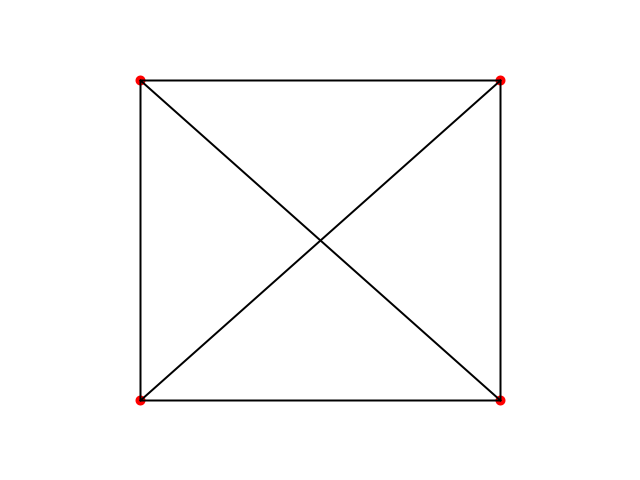
Frame 1 (no input)
Frame 60 (the mouse pressed at the canvas centre just before this capture): identical to frame 1, image omitted
Frame 120 (the mouse held since frame 60 and released just before this capture): identical to frame 1, image omitted

The Processing sketch that drew this single still picture (run headless with seeded random() and noise(); from frame 60 on, the mouse is pressed at the canvas centre):

// Processing sketch: act302
// ── act302.pde
// Variables globals
PVector v1, v2, v3, v4;       // Declaració de dos objectes (v1, v2) de la classe PVector

// Solució per a controlar el mouseClicked
boolean clic;

// Funció setup: només s'executa una vegada a l'inici de l'execució.
void setup () {  
  size (640,480);       // Configura les dimensions de l'aplicació
  v1 = new PVector ();  // Instanciació de l'objecte v1
  v1.x = 140;          // Accés a l'atribut x de l'objecte v1
  v1.y = 80;          // Accés a l'atribut y de l'objectes v2

  v2 = new PVector (140, 400); // Instanciació de l'objecte v2
  v3 = new PVector (500, 80);
  v4 = new PVector (500, 400);
  
  clic = false;
}

// Funció draw: s'executa 60 vegades per segon (60Hz freqüència del monitor)
void draw () { 
  background (255);  // Pinta el fons de blanc //<>//
  // Per mostrar el que passa amb els PVectors dibuixarem un punt a cada vector
  stroke (255,0,0);
  strokeWeight (10);
  // Dibuixem els punts al seu lloc
  point (v1.x, v1.y);
  point (v2.x, v2.y);
  point (v3.x, v3.y);
  point (v4.x, v4.y);

  // Dibuixem una línia que els uneixca
  stroke (0);
  strokeWeight (2);
  line (v1.x, v1.y, v2.x, v2.y);
  line (v1.x, v1.y, v3.x, v3.y);
  line (v1.x, v1.y, v4.x, v4.y);
  line (v2.x, v2.y, v3.x, v3.y);
  line (v2.x, v2.y, v4.x, v4.y);
  line (v3.x, v3.y, v4.x, v4.y);
  
  // Calculem la distància amb PVector.dist
  textSize (25);
  rectMode (CENTER);
  textAlign (CENTER);
  
  if (clic) {
    // Primer línia
    float distancia = PVector.dist (v1, v2);
    PVector posText = new PVector (v1.x, (v2.y+v1.y)/2);
    fill (0,220,100);
    rect (posText.x, posText.y, 120, 60, 20);
    fill (0);
    text (distancia, posText.x, posText.y+7);
    
    // Segona línia
    distancia = PVector.dist (v1, v3);
    posText = new PVector ((v3.x+v1.x)/2, v1.y);
    fill (0,220,100);
    rect (posText.x, posText.y, 120, 60, 20);
    fill (0);
    text (distancia, posText.x, posText.y+7);
    
    // Tercera línia
    distancia = PVector.dist (v1, v4);
    posText = new PVector ((v1.x+v4.x)/2, (v1.y+v4.y)/2);
    fill (0,220,100);
    rect (posText.x, posText.y, 120, 60, 20);
    fill (0);
    text (distancia, posText.x, posText.y+7);
    
    // Quarta línia
    distancia = PVector.dist (v2, v3);
    posText = new PVector ((v2.x+v3.x)/2, (v2.y+v3.y)/2);
    fill (0,220,100);
    rect (posText.x, posText.y, 120, 60, 20);
    fill (0);
    text (distancia, posText.x, posText.y+7);
    
    // Cinquena línia
    distancia = PVector.dist (v2, v4);
    posText = new PVector ((v2.x+v4.x)/2, v2.y);
    fill (0,220,100);
    rect (posText.x, posText.y, 120, 60, 20);
    fill (0);
    text (distancia, posText.x, posText.y+7);
    
    // Cinquena línia
    distancia = PVector.dist (v3, v4);
    posText = new PVector (v3.x, (v3.y+v4.y)/2);
    fill (0,220,100);
    rect (posText.x, posText.y, 120, 60, 20);
    fill (0);
    text (distancia, posText.x, posText.y+7);
  }
}

// Declaració d'altres funcions. Opcional

// Esedeveniments
void mouseClicked () {
  clic = !clic;
}
void mousePressed () {}
void keyPressed   () {}
void keyReleased  () {}
void mouseDragged () {}
void mouseMoved   () {}
